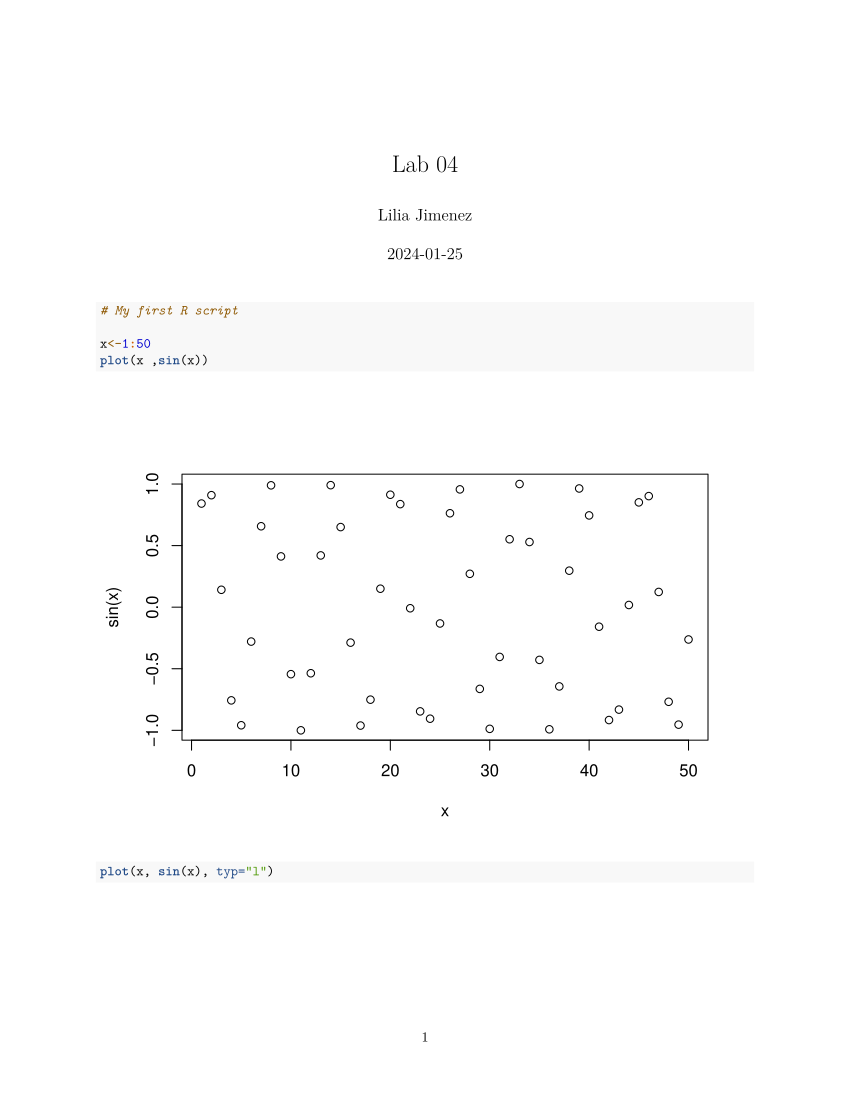

Generate this figure with R:
#' ---
#' title: "Lab 04"
#' author: "Lilia Jimenez"
#' ---

# My first R script

x<-1:50
plot(x ,sin(x))
plot(x, sin(x), typ="l")
plot(x, sin(x), typ="l", col="purple")
plot(x, sin(x), typ="l", col="purple", lwd=2)
plot(x, sin(x), typ="l", col="purple", lwd=2, xlab="hello")
